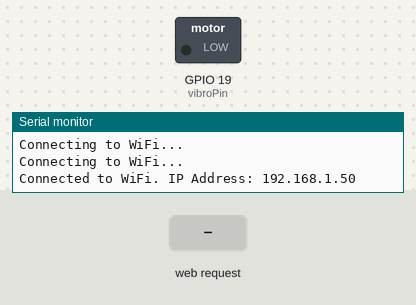
This sketch was run on a simulated ESP32. Shown: switched loads named in the sketch (green lamp = pin HIGH), the last lines printed to the serial monitor. Inputs (shaded band) come from the test bench. WiFi joins after 1.5 s; servers stay silent unless stated.

Above: at 3.2 s.
3.3 s: HTTP request GET /start_vibration received
At 4.3 s:
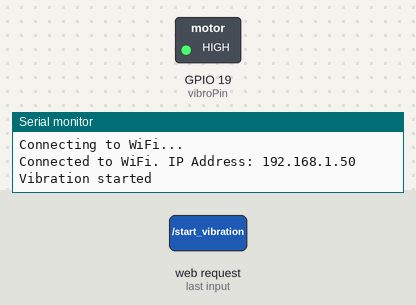
4.8 s: HTTP request GET /stop_vibration received
At 5.5 s:
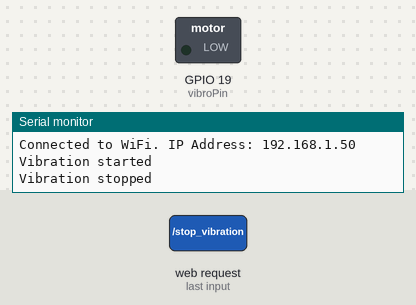
Timing chart, 0 to 7.8 s (numbered marks = the images above; inputs shaded):
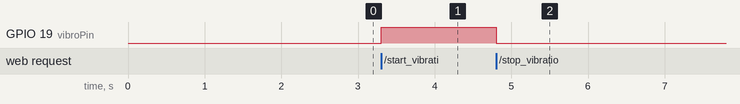

Measured:
- after the input at 3.3 s, GPIO 19 (vibroPin): LOW → HIGH at once
- after the input at 4.8 s, GPIO 19 (vibroPin): HIGH → LOW at once

The sketch:

sketch_minavto.ino
```cpp
#include <WiFi.h>
#include <WebServer.h>

const char* ssid     = "YOUR_WIFI_SSID";
const char* password = "YOUR_WIFI_PASSWORD";

WebServer server(80);

const int vibroPin = 19; // Pin connected to the vibration motor

void startVibration() {
  digitalWrite(vibroPin, HIGH); // Turn on the vibration motor
  Serial.println("Vibration started");
  server.send(200, "text/plain", "Vibration started");
}

void stopVibration() {
  digitalWrite(vibroPin, LOW); // Turn off the vibration motor
  Serial.println("Vibration stopped");
  server.send(200, "text/plain", "Vibration stopped");
}

void setup() {
  Serial.begin(115200);
  pinMode(vibroPin, OUTPUT);
  digitalWrite(vibroPin, LOW); // Ensure the motor is off at start

  // Connect to Wi-Fi
  WiFi.begin(ssid, password);
  while (WiFi.status() != WL_CONNECTED) {
    delay(1000);
    Serial.println("Connecting to WiFi...");
  }
  Serial.print("Connected to WiFi. IP Address: ");
  Serial.println(WiFi.localIP());

  // Define server paths
  server.on("/start_vibration", startVibration);
  server.on("/stop_vibration", stopVibration);

  // Start the server
  server.begin();
}

void loop() {
  // Handle client requests
  server.handleClient();
}
```
